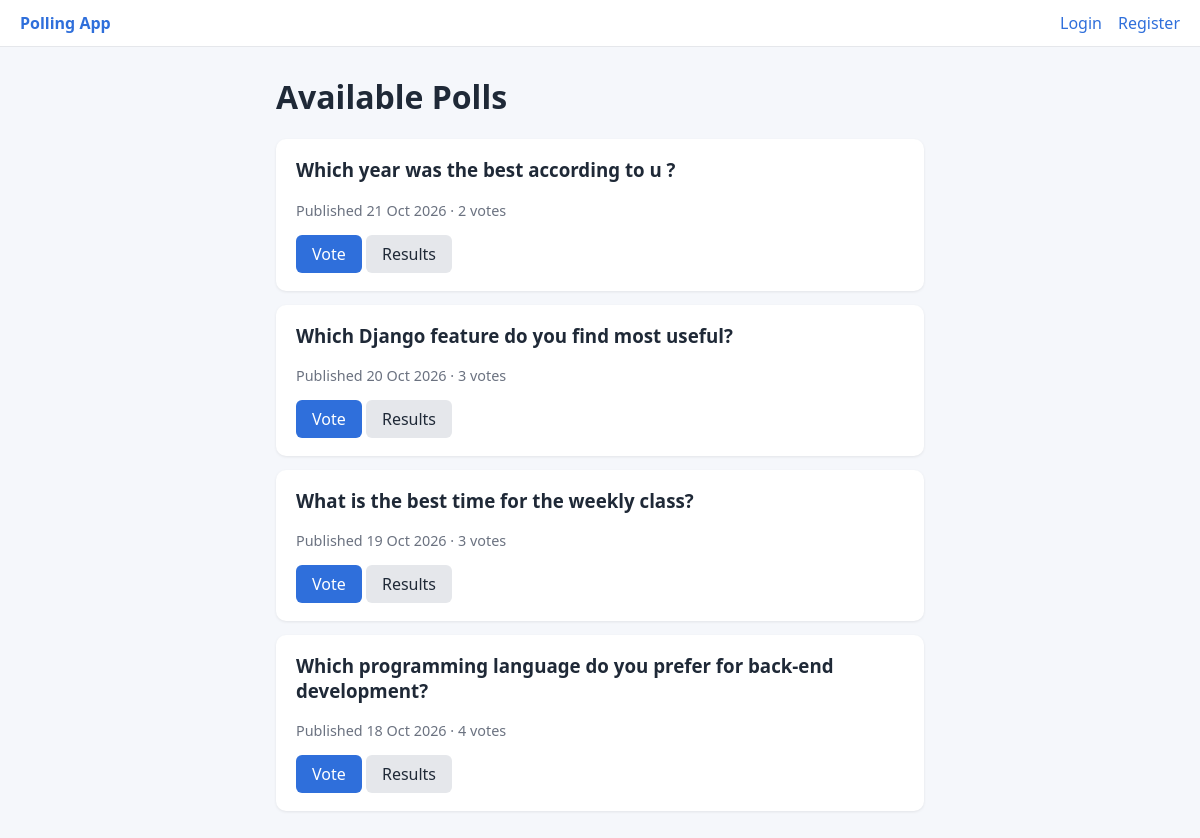
The page / on the database its author committed.
### polls/models.py (models this page shows, shortened)
class Question(models.Model):
    question_text = models.CharField(max_length=200)
    pub_date = models.DateTimeField(default=timezone.now)
    is_active = models.BooleanField(default=True, help_text="Untick to hide this poll from users.")
    class Meta:
        ordering = ['-pub_date']
    def total_votes(self):
        return sum(choice.votes for choice in self.choices.all())

class Choice(models.Model):
    question = models.ForeignKey(Question, related_name='choices', on_delete=models.CASCADE)
    choice_text = models.CharField(max_length=100)
    votes = models.PositiveIntegerField(default=0)

### polls/views.py (the view)
# urls.py: path('', views.index, name='index'),
def index(request):
    questions = Question.objects.filter(is_active=True)
    return render(request, 'polls/index.html', {'questions': questions})

### polls/templates/polls/index.html (shortened to what this page needs)
{% extends 'polls/base.html' %}
{% block content %}
  <h1>Available Polls</h1>
  {% for question in questions %}
    <div class="card">
      <h3>{{ question.question_text }}</h3>
      <p class="muted">Published {{ question.pub_date|date:"d M Y" }} &middot; {{ question.total_votes }} vote{{ question.total_votes|pluralize }}</p>
      <a class="btn" href="{% url 'polls:detail' question.id %}">Vote</a>
      <a class="btn secondary" href="{% url 'polls:results' question.id %}">Results</a>
    </div>
  {% empty %}
    <p>No polls available yet. An admin can add some from the admin panel.</p>
  {% endfor %}
{% endblock %}

### polls/templates/polls/base.html (shortened to what this page needs)
<!DOCTYPE html>
<html lang="en">
<head>
</head>
<body>
  <nav>
    <a class="brand" href="{% url 'polls:index' %}">Polling App</a>
    {% if user.is_authenticated %}
      <span class="muted">Signed in as {{ user.username }}</span>
      {% if user.is_staff %}<a href="{% url 'admin:index' %}">Admin</a>{% endif %}
      <form method="post" action="{% url 'logout' %}">
        {% csrf_token %}
        <button type="submit" class="link-btn">Logout</button>
      </form>
    {% else %}
      <a href="{% url 'login' %}">Login</a>
      <a href="{% url 'register' %}">Register</a>
    {% endif %}
  </nav>
  <main>
    {% block content %}{% endblock %}
  </main>
</body>
</html>

### polls/templates/polls/base.html (style rules this page uses)
:root { --accent: #2f6fdb; --bg: #f5f7fb; --card: #fff; --text: #1f2937; --muted: #6b7280; }
* { box-sizing: border-box; }
body { font-family: system-ui, Arial, sans-serif; background: var(--bg); color: var(--text); margin: 0; }
nav { background: var(--card); border-bottom: 1px solid #e5e7eb; padding: 12px 20px; display: flex; gap: 16px; align-items: center; flex-wrap: wrap; }
nav .brand { font-weight: 700; margin-right: auto; }
nav a, .link-btn { color: var(--accent); text-decoration: none; }
main { max-width: 680px; margin: 28px auto; padding: 0 16px; }
.card { background: var(--card); border-radius: 10px; padding: 18px 20px; margin-bottom: 14px; box-shadow: 0 1px 3px rgba(0,0,0,.08); }
.card h3, h1, h2 { margin-top: 0; }
.btn { display: inline-block; background: var(--accent); color: #fff; border: none; border-radius: 6px; padding: 8px 16px; cursor: pointer; text-decoration: none; font: inherit; }
.btn.secondary { background: #e5e7eb; color: var(--text); }
.muted { color: var(--muted); font-size: .9em; }

### rows shown on the page
Question: question_text "Which year was the best according to u ?", pub_date "21 Oct 2026", total_votes "2"
Question: question_text "Which Django feature do you find most useful?", pub_date "20 Oct 2026", total_votes "3"
Question: question_text "What is the best time for the weekly class?", pub_date "19 Oct 2026", total_votes "3"
Question: question_text "Which programming language do you prefer for back-end development?", pub_date "18 Oct 2026", total_votes "4"
